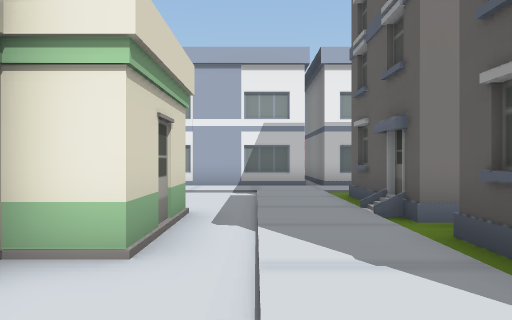
View 1 (above)

18 first-person views from a walk through a 3-D level made in the Unity game engine. The camera is 1.5 m above the floor, looks level and sees 70° across. The floor is counted in squares, 2 m on a side. Each view is taken from the middle of a square. On the plan, view 1 faces up. The plan holds only what a view shows up to about 11 squares ahead; the rest is blank. The place goes on beyond the plan. Some surface patterns are stand-ins.

View 2
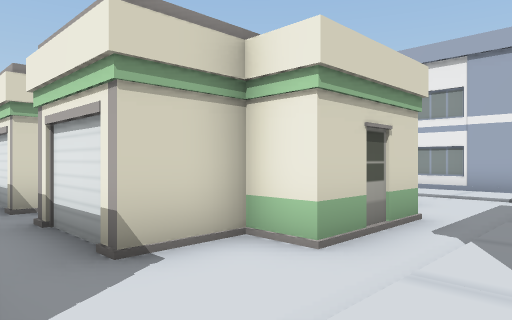

View 3
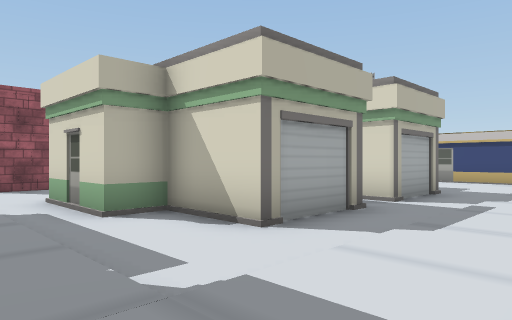

View 4
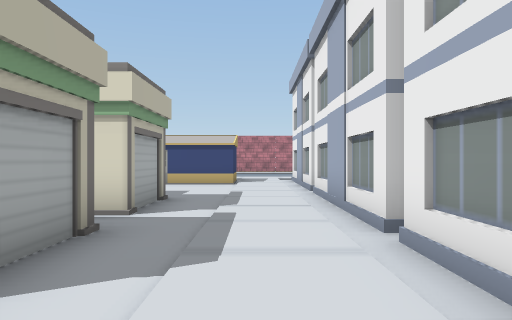

View 5
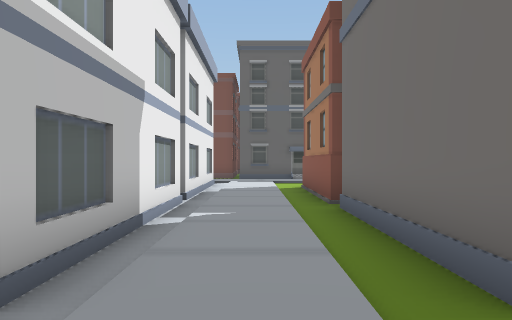

View 6
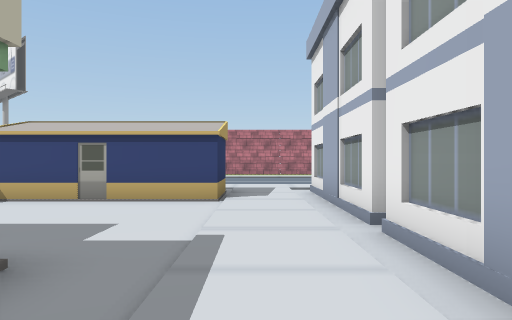

View 7
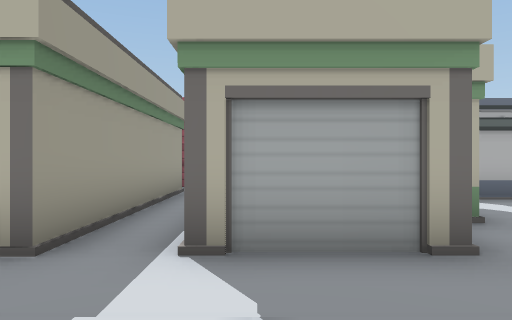

View 8
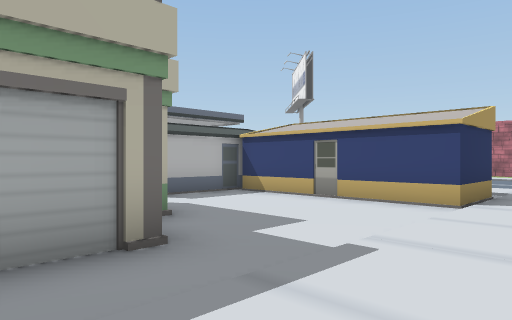

View 9
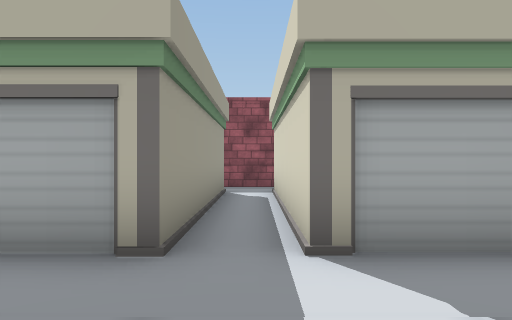

View 10
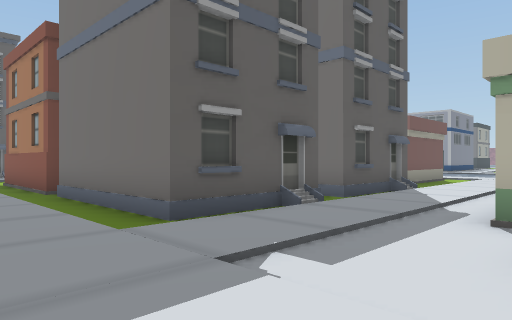

View 11
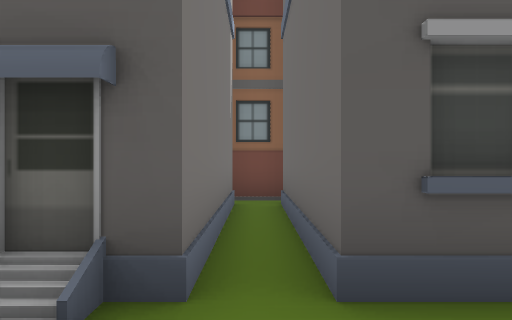

View 12
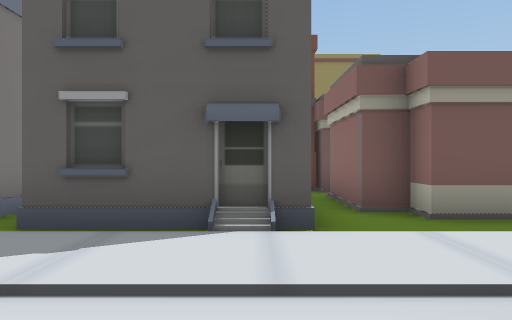

View 13
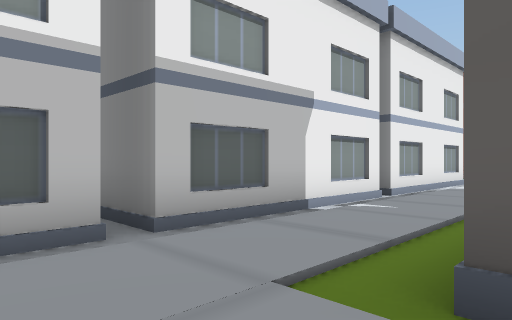

View 14
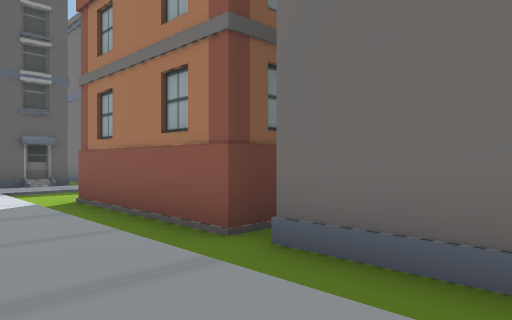

View 15
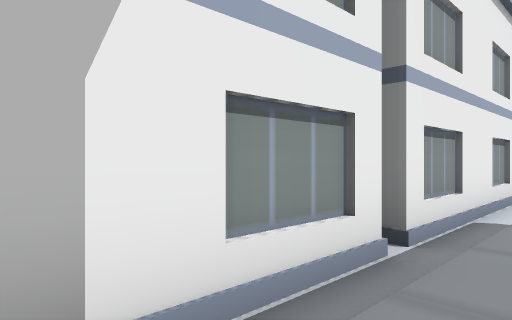

View 16
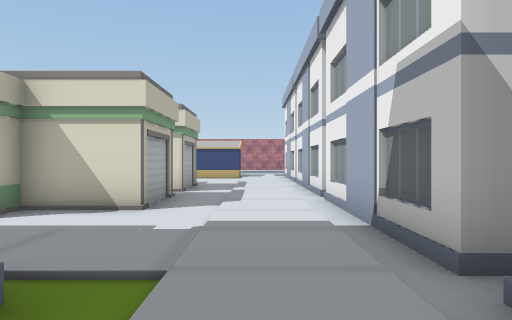

View 17
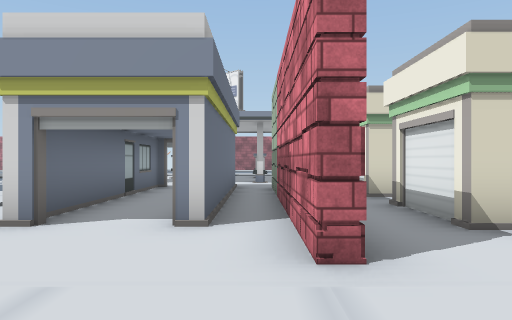

View 18
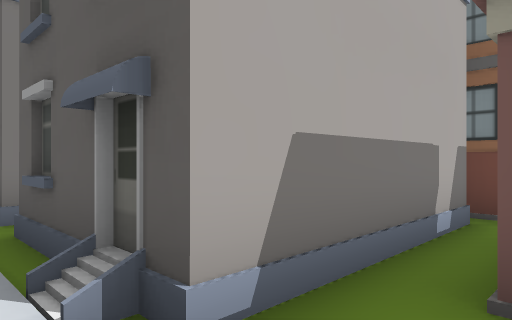

### Floor plan
Key: @ floor where view 1 was taken; # wall or solid block; . main floor; : floor 0.25 m higher than the main floor; / step, stairs or slope; B building; O other object.
Columns run from 16 left of view 1 to 11 right of it. Each row starts with its distance up from view 1.
 12                   #
 11   #  #######################
 10 :///////////////////////////
  9 :/         :    /   :
  8 :/B#............/ ....
  7     .....##.B##./ ###OBBOOOB
  6     ....B #.###./ ##  B
  5     ....   .####/ ##  B
  4     ...    .# ##/ .....BO
  3    ####    .####/ ## OB O
  2           #.###./ #   B O
  1           ....../ #  OBBO
  0         ########@:.... B
 -1       B........./:..## BB
 -2         BBBBBBB./ .## B
 -3         ......../     B
 -4         B#####.       B

Where each view was taken, in squares from view 1:
view 1: 0 up, 0 right, facing up
view 2: 0 up, 1 right, facing up-left
view 3: 10 up, 1 right, facing down-left
view 4: 9 up, 0 right, facing left
view 5: 9 up, 0 right, facing right
view 6: 9 up, 5 left, facing left
view 7: 10 up, 6 left, facing down
view 8: 10 up, 6 left, facing down-left
view 9: 10 up, 5 left, facing down
view 10: 10 up, 2 left, facing down-right
view 11: 4 up, 0 right, facing right
view 12: 1 up, 2 left, facing right
view 13: 7 up, 0 right, facing up-right
view 14: 10 up, 4 right, facing down-right
view 15: 9 up, 4 right, facing up-right
view 16: 9 up, 4 right, facing left
view 17: 1 down, 2 right, facing left
view 18: 1 down, 1 right, facing up-right
